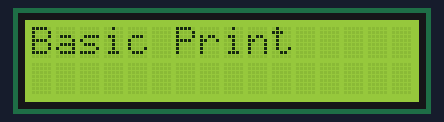
A sketch run on a simulated Arduino Uno, built with avr-gcc and run on an emulated ATmega328P. Parts: 16×2 character LCD.

Above: at 0.1 s.
At 7.1 s:
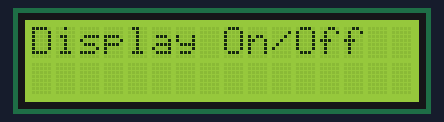
At 13.1 s:
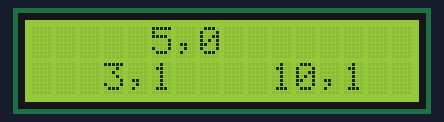
At 27.2 s:
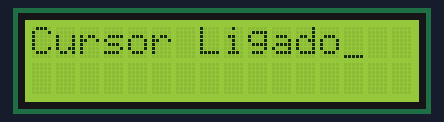
At 29.2 s:
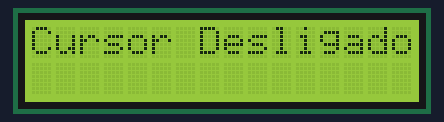
At 31.2 s:
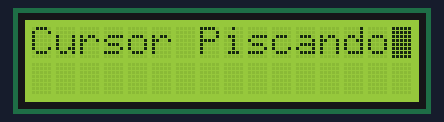

Measured:
- what the display in image 1 shows lasts 1.0 s, from 7.1 s to 8.1 s
- what the display in image 2 shows lasts 2.0 s, from 13.1 s to 15.1 s
- what the display in image 5 shows lasts 3.0 s, from 31.1 s to 34.1 s

The sketch:

Controle_Basico_de_um_LCD.ino
```cpp
// Projeto 23

#include <LiquidCrystal.h>

//Inicializa a biblioteca com os numeros dos pinos da interface
LiquidCrystal lcd (12, 11, 5, 4, 3, 2);   //Cria um objeto LCD e atribui os pinos

void setup(){
  lcd.begin(16, 2); //Define o display com 16 colunas e 2 linhas
}

void loop(){
  //executa as funções de demonstração
  basicPrintDemo();
  displayOnOffDemo();
  setCursorDemo();
  scrollLeftDemo();
  scrollRightDemo();
  cursorDemo();
  createG1yphDemo();
}

void basicPrintDemo(){
  lcd.clear();    //Limpa o display

  lcd.print("Basic Print"); //Imprime algum texto
  delay(2000);
}

void displayOnOffDemo(){
  lcd.clear();

  lcd.print("Display On/Off");
  for(int x =0; x < 3; x++){
    lcd.noDisplay();  //Apaga o Display
    delay(1000);
    lcd.display();  //Acende o Display
    delay(1000);
  }
}

void setCursorDemo(){
  lcd.clear();
  lcd.print("SetCursor demo");
  delay(1000);
  lcd.clear();
  lcd.setCursor(5, 0);    //Cursor na coluna 5, linha 0
  lcd.print("5,0");
  delay(2000);
  lcd.setCursor(10, 1);   //cursor na coluna 5, linha 1
  lcd.print("10,1");
  delay(2000);
  lcd.setCursor(3, 1);  //cursor na coluna 3, linha 1
  lcd.print("3,1");
  delay(2000);
}

void scrollLeftDemo(){
  lcd.clear();
  lcd.print("Scroll Left Demo");
  delay(1000);
  lcd.clear();
  lcd.setCursor(7, 0);
  lcd.print("Iniciando");
  lcd.setCursor(9, 1);
  lcd.print("Arduino");
  delay(1000);

  for(int x = 0; x < 16; x++){
    lcd.scrollDisplayLeft();    //Rola o display 16 vezes para a esquerda
    delay(250);
  }
}

void scrollRightDemo(){
  lcd.clear();
  lcd.print("Scroll Right");
  lcd.setCursor(0, 1);
  lcd.print("Demonstracao");
  delay(1000);
  lcd.clear();
  lcd.print("Iniciando");
  lcd.setCursor(0, 1);;
  lcd.print("Arduino");
  delay(1000);

  for(int x= 0; x < 16; x++){
    lcd.scrollDisplayRight();   //Rola o Display 16  vezes para a direita
    delay(250);
  }
}

void cursorDemo(){
  lcd.clear();
  lcd.cursor(); //Cursor Visivel
  lcd.print("Cursor Ligado");
  delay(2000);
  lcd.clear();
  lcd.noCursor(); //Cursor Invisivel
  lcd.print("Cursor Desligado");
  delay(2000);
  lcd.clear();
  lcd.cursor();   //Cursor Visivel
  lcd.blink();    //Cursor Piscando
  lcd.print("Cursor Piscando");
  delay(3000);
  lcd.noCursor(); //Cursor Invisivel
  lcd.noBlink();  //Cursor não Piscando
}


void createG1yphDemo(){
  lcd.clear();

  byte alegre[8] = {  //Cria um array de bytes com uma cara feliz
    B00000,
    B00000,
    B10001,
    B00000,
    B10001,
    B01110,
    B00000,
    B00000
  };

  byte triste[8] ={ //Cria um array de bytes com uma cara triste
    B00000,
    B00000,
    B10001,
    B00000,
    B01110,
    B10001,
    B00000,
    B00000
  };

  lcd.createChar(0, alegre);  //Cria o caractere personalizado 0
  lcd.createChar(1, triste);  //Cria o caractere personalizado 1

  for(int x = 0; x < 5; x++){
    lcd.setCursor(8, 0);
    lcd.write((byte)0);   //Escreve o caractere personalizado 0
    delay(1000);
    lcd.setCursor(8, 0);
    lcd.write((byte)1); //Escreve o caractere personalizado 1
    delay(1000);
  }
}
```
